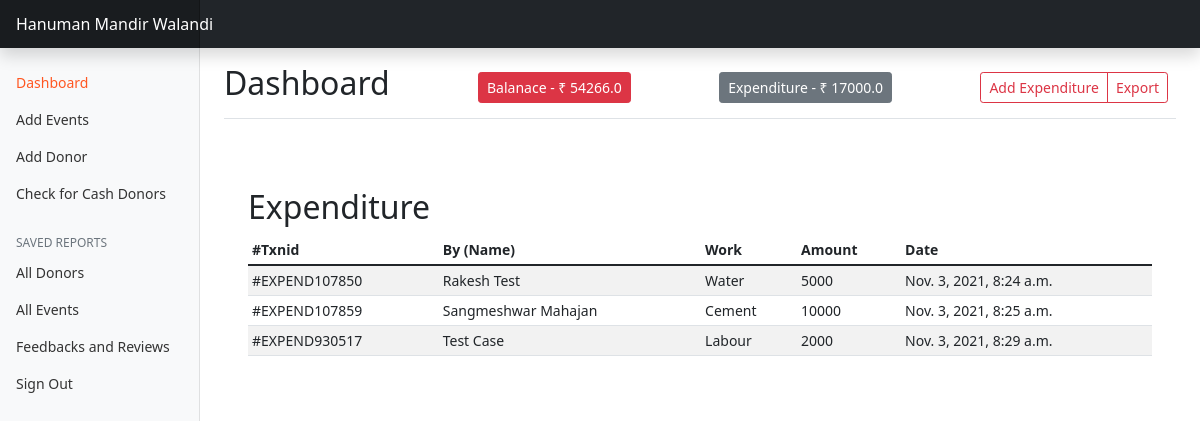
The page /dashboard (signed in) on the database its author committed.
### home/models.py (models this page shows, shortened)
class Expenditure(models.Model):
    expenditure_txnid = models.CharField(max_length=50)
    expenditure_by_name = models.CharField(max_length=100)
    expenditure_work = models.CharField(max_length=200)
    expenditure_date = models.DateTimeField(auto_now_add=True)
    expenditure_amount = models.CharField(max_length=50)

### adminpanel/views1.py (the view)
# urls.py: path('dashboard',views1.dashboard),
@login_required(login_url=None)
def dashboard(request):
    balance = Donor.objects.all()
    expediture = Expenditure.objects.all()
    bala = 0
    expe = 0
    for j in expediture[0:]:
        expe = expe + float(j.expenditure_amount)
    for i in balance[0:]:
        bala = bala + float(i.donor_amount)
    bala = bala - expe
    return render(request,'dashboard.html',{'status': 'Successfully donor added!','display':'none','expendi':expediture, 'balance':bala, 'expenditure':expe})

### templates/dashboard.html (shortened to what this page needs)
<!DOCTYPE html>
<html lang="en">
<head>
    <link href="https://cdn.jsdelivr.net/npm/bootstrap@5.1.3/dist/css/bootstrap.min.css" rel="stylesheet">
</head>
<body>
    <header class="navbar navbar-dark sticky-top bg-dark flex-md-nowrap p-0 shadow">
        <a class="navbar-brand col-md-3 col-lg-2 me-0 px-3" href="/">Hanuman Mandir Walandi</a>
      </header>
    <div class="container-fluid">
        <div class="row">
          <nav id="sidebarMenu" class="col-md-3 col-lg-2 d-md-block bg-light sidebar collapse">
            <div class="position-sticky pt-3">
              <ul class="nav flex-column">
                <li class="nav-item">
                  <a class="nav-link active" aria-current="page" href="dashboard">
                    Dashboard
                  </a>
                </li>
                <li class="nav-item">
                  <a class="nav-link" href="#" data-bs-toggle="modal" data-bs-target="#exampleModal" data-bs-whatever="@mdo">
                    Add Events
                  </a>
                </li>
                <li class="nav-item">
                  <a class="nav-link" href="#" data-bs-toggle="modal" data-bs-target="#exampleModal1" data-bs-whatever="@mdo">
                    Add Donor
                  </a>
                </li>
                <li class="nav-item">
                  <a class="nav-link" href="cashdonors">
                    Check for Cash Donors
                  </a>
                </li>
              </ul>
              <h6 class="sidebar-heading d-flex justify-content-between align-items-center px-3 mt-4 mb-1 text-muted">
                <span>Saved reports</span>
              </h6>
              <ul class="nav flex-column mb-2">
                <li class="nav-item">
                  <a class="nav-link" href="donors">
                    All Donors
                  </a>
                </li>
                <li class="nav-item">
                    <a class="nav-link" href="event">
                      All Events
                    </a>
                  </li>
                  <li class="nav-item">
                    <a class="nav-link" href="F_R">
                      Feedbacks and Reviews
                    </a>
                  </li>
                <li class="nav-item">
                  <a class="nav-link" href="signout">
                    Sign Out
                  </a>
                </li>
              </ul>
            </div>
          </nav>
          <main class="col-md-9 ms-sm-auto col-lg-10 px-md-4">
      <div class="d-flex justify-content-between flex-wrap flex-md-nowrap align-items-center pt-3 pb-2 mb-3 border-bottom">
        <h1 class="h2">Dashboard</h1>
        <button class="btn btn-sm btn-danger" type="button">Balanace - ₹ {{balance}}</button>
        <button class="btn btn-sm btn-secondary" type="button">Expenditure - ₹ {{expenditure}}</button>
        <div class="btn-toolbar mb-2 mb-md-0">
          <div class="btn-group me-2">
          <button type="button" class="btn btn-sm btn-outline-danger"  data-bs-toggle="modal" data-bs-target="#exampleModal2" data-bs-whatever="@mdo">Add Expenditure</button>
            <button type="button" class="btn btn-sm btn-outline-danger">Export</button>
          </div>
        </div>
      </div>
<div class="container my-5">
	<br/>
      <h2>Expenditure</h2>
      <div class="table-responsive">
        <table class="table table-striped table-sm">
          <thead>
            <tr>
              <th scope="col">#Txnid</th>
              <th scope="col">By (Name)</th>
              <th scope="col">Work</th>
              <th scope="col">Amount</th>
              <th scope="col">Date</th>
            </tr>
          </thead>
          <tbody>
          {% for i in expendi|slice:"0:" %}
            <tr>
              <td>{{i.expenditure_txnid}}</td>
              <td>{{i.expenditure_by_name}}</td>
              <td>{{i.expenditure_work}}</td>
              <td>{{i.expenditure_amount}}</td>
              <td>{{i.expenditure_date}}</td>
            </tr>
          {% endfor %}
          </tbody>
        </table>
      </div>
    </main>
          </div>
        </div>
</body>
</html>

### templates/dashboard.html (style rules this page uses)
body { font-size: .875rem; }
.sidebar { position: fixed; top: 0; bottom: 0; left: 0; z-index: 100; padding: 48px 0 0; box-shadow: inset -1px 0 0 rgba(0, 0, 0, .1); }
.sidebar .nav-link { font-weight: 500; color: #333; }
.sidebar .nav-link.active { color: #2470dc; }
.sidebar-heading { font-size: .75rem; text-transform: uppercase; }
.navbar-brand { padding-top: .75rem; padding-bottom: .75rem; font-size: 1rem; background-color: rgba(0, 0, 0, .25); box-shadow: inset -1px 0 0 rgba(0, 0, 0, .25); }
.sidebar .nav-link.active { color: #ff5722; }
.sidebar { top:0em !important; }

### rows shown on the page
Expenditure: expenditure_txnid "#EXPEND107850", expenditure_by_name "Rakesh Test", expenditure_work "Water", expenditure_amount "5000", expenditure_date "Nov. 3, 2021, 8:24 a.m."
Expenditure: expenditure_txnid "#EXPEND107859", expenditure_by_name "Sangmeshwar Mahajan", expenditure_work "Cement", expenditure_amount "10000", expenditure_date "Nov. 3, 2021, 8:25 a.m."
Expenditure: expenditure_txnid "#EXPEND930517", expenditure_by_name "Test Case", expenditure_work "Labour", expenditure_amount "2000", expenditure_date "Nov. 3, 2021, 8:29 a.m."

### other values the page prints
{{ balance }} "54266.0"
{{ expenditure }} "17000.0"
